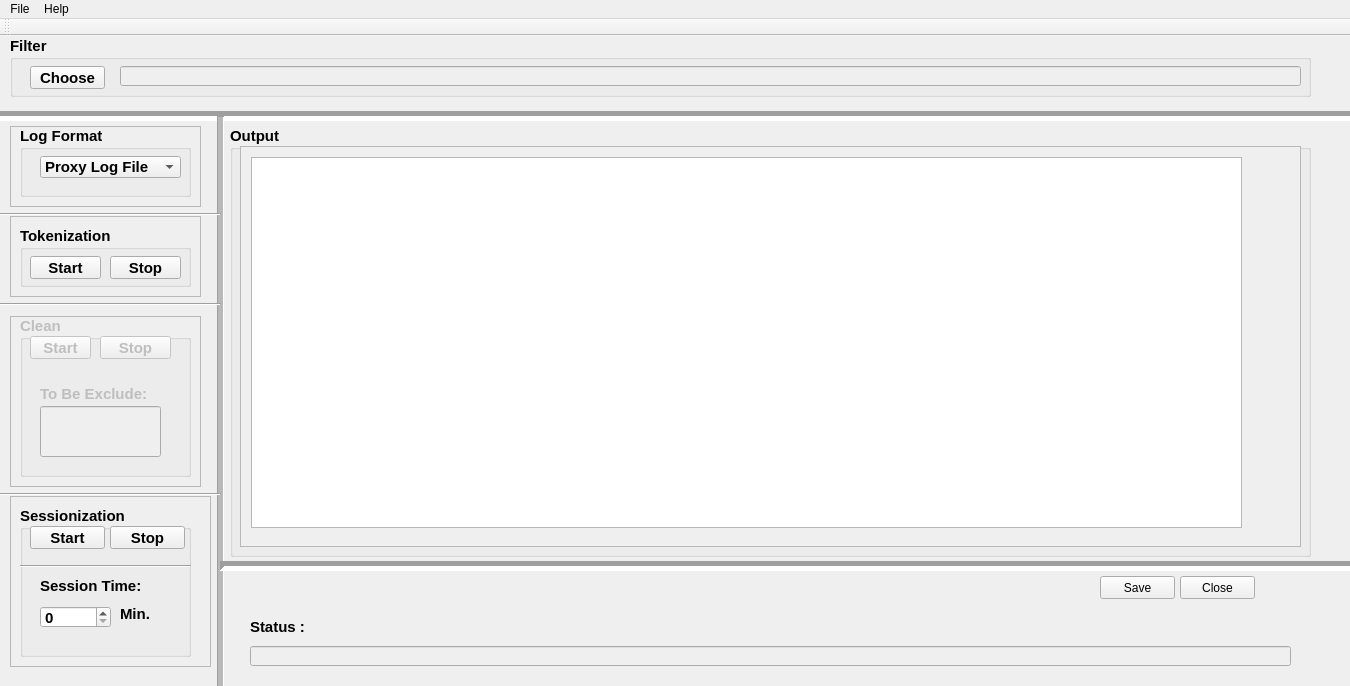
<?xml version="1.0" encoding="UTF-8"?>
<ui version="4.0">
 <class>MainWindow</class>
 <widget class="QMainWindow" name="MainWindow">
  <property name="geometry">
   <rect>
    <x>0</x>
    <y>0</y>
    <width>1350</width>
    <height>686</height>
   </rect>
  </property>
  <property name="minimumSize">
   <size>
    <width>1350</width>
    <height>686</height>
   </size>
  </property>
  <property name="maximumSize">
   <size>
    <width>1350</width>
    <height>686</height>
   </size>
  </property>
  <property name="mouseTracking">
   <bool>false</bool>
  </property>
  <property name="windowTitle">
   <string>YAST</string>
  </property>
  <widget class="QWidget" name="centralwidget">
   <widget class="Line" name="line">
    <property name="geometry">
     <rect>
      <x>-10</x>
      <y>70</y>
      <width>1461</width>
      <height>20</height>
     </rect>
    </property>
    <property name="minimumSize">
     <size>
      <width>751</width>
      <height>0</height>
     </size>
    </property>
    <property name="maximumSize">
     <size>
      <width>16777215</width>
      <height>20</height>
     </size>
    </property>
    <property name="lineWidth">
     <number>5</number>
    </property>
    <property name="orientation">
     <enum>Qt::Horizontal</enum>
    </property>
   </widget>
   <widget class="Line" name="line_2">
    <property name="geometry">
     <rect>
      <x>210</x>
      <y>80</y>
      <width>20</width>
      <height>631</height>
     </rect>
    </property>
    <property name="minimumSize">
     <size>
      <width>20</width>
      <height>0</height>
     </size>
    </property>
    <property name="maximumSize">
     <size>
      <width>16777215</width>
      <height>631</height>
     </size>
    </property>
    <property name="lineWidth">
     <number>1</number>
    </property>
    <property name="midLineWidth">
     <number>5</number>
    </property>
    <property name="orientation">
     <enum>Qt::Vertical</enum>
    </property>
   </widget>
   <widget class="Line" name="line_3">
    <property name="geometry">
     <rect>
      <x>220</x>
      <y>520</y>
      <width>1381</width>
      <height>20</height>
     </rect>
    </property>
    <property name="minimumSize">
     <size>
      <width>781</width>
      <height>0</height>
     </size>
    </property>
    <property name="maximumSize">
     <size>
      <width>16777215</width>
      <height>20</height>
     </size>
    </property>
    <property name="lineWidth">
     <number>5</number>
    </property>
    <property name="orientation">
     <enum>Qt::Horizontal</enum>
    </property>
   </widget>
   <widget class="QGroupBox" name="groupBox">
    <property name="geometry">
     <rect>
      <x>230</x>
      <y>90</y>
      <width>1081</width>
      <height>431</height>
     </rect>
    </property>
    <property name="minimumSize">
     <size>
      <width>501</width>
      <height>0</height>
     </size>
    </property>
    <property name="maximumSize">
     <size>
      <width>16777215</width>
      <height>611</height>
     </size>
    </property>
    <property name="font">
     <font>
      <pointsize>11</pointsize>
      <weight>75</weight>
      <bold>true</bold>
     </font>
    </property>
    <property name="title">
     <string>Output</string>
    </property>
    <property name="flat">
     <bool>false</bool>
    </property>
    <property name="checkable">
     <bool>false</bool>
    </property>
    <widget class="QScrollArea" name="scrollArea">
     <property name="geometry">
      <rect>
       <x>10</x>
       <y>20</y>
       <width>1061</width>
       <height>401</height>
      </rect>
     </property>
     <property name="minimumSize">
      <size>
       <width>481</width>
       <height>0</height>
      </size>
     </property>
     <property name="maximumSize">
      <size>
       <width>16777215</width>
       <height>581</height>
      </size>
     </property>
     <property name="widgetResizable">
      <bool>true</bool>
     </property>
     <widget class="QWidget" name="scrollAreaWidgetContents">
      <property name="geometry">
       <rect>
        <x>0</x>
        <y>0</y>
        <width>1059</width>
        <height>399</height>
       </rect>
      </property>
      <widget class="QTextEdit" name="textEdit">
       <property name="geometry">
        <rect>
         <x>10</x>
         <y>10</y>
         <width>991</width>
         <height>371</height>
        </rect>
       </property>
      </widget>
     </widget>
    </widget>
   </widget>
   <widget class="QGroupBox" name="groupBox_2">
    <property name="geometry">
     <rect>
      <x>10</x>
      <y>0</y>
      <width>1301</width>
      <height>61</height>
     </rect>
    </property>
    <property name="minimumSize">
     <size>
      <width>721</width>
      <height>0</height>
     </size>
    </property>
    <property name="maximumSize">
     <size>
      <width>16777215</width>
      <height>61</height>
     </size>
    </property>
    <property name="font">
     <font>
      <pointsize>11</pointsize>
      <weight>75</weight>
      <bold>true</bold>
     </font>
    </property>
    <property name="title">
     <string>Filter</string>
    </property>
    <widget class="QLineEdit" name="lineEdit">
     <property name="enabled">
      <bool>false</bool>
     </property>
     <property name="geometry">
      <rect>
       <x>110</x>
       <y>30</y>
       <width>1181</width>
       <height>20</height>
      </rect>
     </property>
     <property name="minimumSize">
      <size>
       <width>601</width>
       <height>0</height>
      </size>
     </property>
     <property name="maximumSize">
      <size>
       <width>16777215</width>
       <height>20</height>
      </size>
     </property>
    </widget>
    <widget class="QPushButton" name="B_choose_file">
     <property name="geometry">
      <rect>
       <x>20</x>
       <y>30</y>
       <width>75</width>
       <height>23</height>
      </rect>
     </property>
     <property name="text">
      <string>Choose</string>
     </property>
    </widget>
   </widget>
   <widget class="QFrame" name="frame_3">
    <property name="enabled">
     <bool>true</bool>
    </property>
    <property name="geometry">
     <rect>
      <x>10</x>
      <y>460</y>
      <width>201</width>
      <height>171</height>
     </rect>
    </property>
    <property name="minimumSize">
     <size>
      <width>201</width>
      <height>0</height>
     </size>
    </property>
    <property name="maximumSize">
     <size>
      <width>16777215</width>
      <height>181</height>
     </size>
    </property>
    <property name="frameShape">
     <enum>QFrame::StyledPanel</enum>
    </property>
    <property name="frameShadow">
     <enum>QFrame::Raised</enum>
    </property>
    <widget class="QGroupBox" name="groupBox_5">
     <property name="enabled">
      <bool>true</bool>
     </property>
     <property name="geometry">
      <rect>
       <x>10</x>
       <y>10</y>
       <width>171</width>
       <height>151</height>
      </rect>
     </property>
     <property name="minimumSize">
      <size>
       <width>171</width>
       <height>0</height>
      </size>
     </property>
     <property name="maximumSize">
      <size>
       <width>16777215</width>
       <height>151</height>
      </size>
     </property>
     <property name="font">
      <font>
       <pointsize>11</pointsize>
       <weight>75</weight>
       <bold>true</bold>
      </font>
     </property>
     <property name="title">
      <string>Sessionization</string>
     </property>
     <widget class="QPushButton" name="B_SStop">
      <property name="geometry">
       <rect>
        <x>90</x>
        <y>20</y>
        <width>75</width>
        <height>23</height>
       </rect>
      </property>
      <property name="minimumSize">
       <size>
        <width>75</width>
        <height>0</height>
       </size>
      </property>
      <property name="maximumSize">
       <size>
        <width>16777215</width>
        <height>23</height>
       </size>
      </property>
      <property name="text">
       <string>Stop</string>
      </property>
     </widget>
     <widget class="QPushButton" name="B_SStart">
      <property name="geometry">
       <rect>
        <x>10</x>
        <y>20</y>
        <width>75</width>
        <height>23</height>
       </rect>
      </property>
      <property name="minimumSize">
       <size>
        <width>75</width>
        <height>0</height>
       </size>
      </property>
      <property name="maximumSize">
       <size>
        <width>16777215</width>
        <height>23</height>
       </size>
      </property>
      <property name="text">
       <string>Start</string>
      </property>
     </widget>
     <widget class="Line" name="line_5">
      <property name="geometry">
       <rect>
        <x>0</x>
        <y>50</y>
        <width>171</width>
        <height>20</height>
       </rect>
      </property>
      <property name="minimumSize">
       <size>
        <width>171</width>
        <height>0</height>
       </size>
      </property>
      <property name="maximumSize">
       <size>
        <width>16777215</width>
        <height>20</height>
       </size>
      </property>
      <property name="orientation">
       <enum>Qt::Horizontal</enum>
      </property>
     </widget>
     <widget class="QLabel" name="label_3">
      <property name="geometry">
       <rect>
        <x>20</x>
        <y>70</y>
        <width>111</width>
        <height>20</height>
       </rect>
      </property>
      <property name="text">
       <string>Session Time:</string>
      </property>
     </widget>
     <widget class="QSpinBox" name="spinBox">
      <property name="geometry">
       <rect>
        <x>20</x>
        <y>100</y>
        <width>71</width>
        <height>22</height>
       </rect>
      </property>
      <property name="minimumSize">
       <size>
        <width>71</width>
        <height>0</height>
       </size>
      </property>
      <property name="maximumSize">
       <size>
        <width>16777215</width>
        <height>22</height>
       </size>
      </property>
     </widget>
     <widget class="QLabel" name="label">
      <property name="geometry">
       <rect>
        <x>100</x>
        <y>100</y>
        <width>31</width>
        <height>16</height>
       </rect>
      </property>
      <property name="text">
       <string>Min.</string>
      </property>
     </widget>
    </widget>
   </widget>
   <widget class="QFrame" name="frame_4">
    <property name="geometry">
     <rect>
      <x>10</x>
      <y>90</y>
      <width>191</width>
      <height>81</height>
     </rect>
    </property>
    <property name="minimumSize">
     <size>
      <width>191</width>
      <height>0</height>
     </size>
    </property>
    <property name="maximumSize">
     <size>
      <width>16777215</width>
      <height>101</height>
     </size>
    </property>
    <property name="frameShape">
     <enum>QFrame::StyledPanel</enum>
    </property>
    <property name="frameShadow">
     <enum>QFrame::Raised</enum>
    </property>
    <widget class="QGroupBox" name="groupBox_6">
     <property name="geometry">
      <rect>
       <x>10</x>
       <y>0</y>
       <width>171</width>
       <height>71</height>
      </rect>
     </property>
     <property name="minimumSize">
      <size>
       <width>161</width>
       <height>0</height>
      </size>
     </property>
     <property name="maximumSize">
      <size>
       <width>16777215</width>
       <height>71</height>
      </size>
     </property>
     <property name="font">
      <font>
       <pointsize>11</pointsize>
       <weight>75</weight>
       <bold>true</bold>
      </font>
     </property>
     <property name="title">
      <string>Log Format</string>
     </property>
     <widget class="QComboBox" name="comboBox">
      <property name="geometry">
       <rect>
        <x>20</x>
        <y>30</y>
        <width>141</width>
        <height>22</height>
       </rect>
      </property>
      <property name="minimumSize">
       <size>
        <width>111</width>
        <height>0</height>
       </size>
      </property>
      <property name="maximumSize">
       <size>
        <width>16777215</width>
        <height>22</height>
       </size>
      </property>
      <item>
       <property name="text">
        <string>Proxy Log File</string>
       </property>
      </item>
      <item>
       <property name="text">
        <string>Web Log File</string>
       </property>
      </item>
      <item>
       <property name="text">
        <string>Squid Log File</string>
       </property>
      </item>
     </widget>
    </widget>
   </widget>
   <widget class="QFrame" name="frame">
    <property name="geometry">
     <rect>
      <x>10</x>
      <y>180</y>
      <width>191</width>
      <height>81</height>
     </rect>
    </property>
    <property name="minimumSize">
     <size>
      <width>191</width>
      <height>0</height>
     </size>
    </property>
    <property name="maximumSize">
     <size>
      <width>16777215</width>
      <height>81</height>
     </size>
    </property>
    <property name="frameShape">
     <enum>QFrame::StyledPanel</enum>
    </property>
    <property name="frameShadow">
     <enum>QFrame::Raised</enum>
    </property>
    <widget class="QGroupBox" name="groupBox_3">
     <property name="geometry">
      <rect>
       <x>10</x>
       <y>10</y>
       <width>171</width>
       <height>61</height>
      </rect>
     </property>
     <property name="minimumSize">
      <size>
       <width>161</width>
       <height>0</height>
      </size>
     </property>
     <property name="maximumSize">
      <size>
       <width>16777215</width>
       <height>61</height>
      </size>
     </property>
     <property name="font">
      <font>
       <pointsize>11</pointsize>
       <weight>75</weight>
       <bold>true</bold>
      </font>
     </property>
     <property name="title">
      <string>Tokenization</string>
     </property>
     <widget class="QPushButton" name="B_TStart">
      <property name="geometry">
       <rect>
        <x>10</x>
        <y>30</y>
        <width>71</width>
        <height>23</height>
       </rect>
      </property>
      <property name="minimumSize">
       <size>
        <width>71</width>
        <height>0</height>
       </size>
      </property>
      <property name="maximumSize">
       <size>
        <width>16777215</width>
        <height>23</height>
       </size>
      </property>
      <property name="text">
       <string>Start</string>
      </property>
     </widget>
     <widget class="QPushButton" name="B_TStop">
      <property name="geometry">
       <rect>
        <x>90</x>
        <y>30</y>
        <width>71</width>
        <height>23</height>
       </rect>
      </property>
      <property name="minimumSize">
       <size>
        <width>71</width>
        <height>0</height>
       </size>
      </property>
      <property name="maximumSize">
       <size>
        <width>16777215</width>
        <height>23</height>
       </size>
      </property>
      <property name="text">
       <string>Stop</string>
      </property>
     </widget>
    </widget>
   </widget>
   <widget class="QWidget" name="layoutWidget">
    <property name="geometry">
     <rect>
      <x>0</x>
      <y>0</y>
      <width>2</width>
      <height>2</height>
     </rect>
    </property>
    <property name="minimumSize">
     <size>
      <width>2</width>
      <height>0</height>
     </size>
    </property>
    <property name="maximumSize">
     <size>
      <width>16777215</width>
      <height>2</height>
     </size>
    </property>
    <layout class="QFormLayout" name="formLayout"/>
   </widget>
   <widget class="QWidget" name="layoutWidget">
    <property name="geometry">
     <rect>
      <x>0</x>
      <y>0</y>
      <width>2</width>
      <height>2</height>
     </rect>
    </property>
    <property name="minimumSize">
     <size>
      <width>2</width>
      <height>0</height>
     </size>
    </property>
    <property name="maximumSize">
     <size>
      <width>16777215</width>
      <height>2</height>
     </size>
    </property>
    <layout class="QHBoxLayout" name="horizontalLayout"/>
   </widget>
   <widget class="QFrame" name="frame_2">
    <property name="enabled">
     <bool>false</bool>
    </property>
    <property name="geometry">
     <rect>
      <x>10</x>
      <y>280</y>
      <width>191</width>
      <height>171</height>
     </rect>
    </property>
    <property name="minimumSize">
     <size>
      <width>191</width>
      <height>0</height>
     </size>
    </property>
    <property name="maximumSize">
     <size>
      <width>16777215</width>
      <height>191</height>
     </size>
    </property>
    <property name="frameShape">
     <enum>QFrame::StyledPanel</enum>
    </property>
    <property name="frameShadow">
     <enum>QFrame::Raised</enum>
    </property>
    <widget class="QGroupBox" name="groupBox_4">
     <property name="enabled">
      <bool>false</bool>
     </property>
     <property name="geometry">
      <rect>
       <x>10</x>
       <y>0</y>
       <width>171</width>
       <height>161</height>
      </rect>
     </property>
     <property name="minimumSize">
      <size>
       <width>171</width>
       <height>0</height>
      </size>
     </property>
     <property name="maximumSize">
      <size>
       <width>16777215</width>
       <height>161</height>
      </size>
     </property>
     <property name="font">
      <font>
       <pointsize>11</pointsize>
       <weight>75</weight>
       <bold>true</bold>
      </font>
     </property>
     <property name="title">
      <string>Clean</string>
     </property>
     <widget class="QPushButton" name="B_CStart">
      <property name="enabled">
       <bool>false</bool>
      </property>
      <property name="geometry">
       <rect>
        <x>10</x>
        <y>20</y>
        <width>61</width>
        <height>23</height>
       </rect>
      </property>
      <property name="minimumSize">
       <size>
        <width>61</width>
        <height>0</height>
       </size>
      </property>
      <property name="maximumSize">
       <size>
        <width>16777215</width>
        <height>23</height>
       </size>
      </property>
      <property name="text">
       <string>Start</string>
      </property>
     </widget>
     <widget class="QPushButton" name="B_CStop">
      <property name="enabled">
       <bool>false</bool>
      </property>
      <property name="geometry">
       <rect>
        <x>80</x>
        <y>20</y>
        <width>71</width>
        <height>23</height>
       </rect>
      </property>
      <property name="minimumSize">
       <size>
        <width>61</width>
        <height>0</height>
       </size>
      </property>
      <property name="maximumSize">
       <size>
        <width>16777215</width>
        <height>23</height>
       </size>
      </property>
      <property name="text">
       <string>Stop</string>
      </property>
     </widget>
     <widget class="QLineEdit" name="lineEdit_2">
      <property name="enabled">
       <bool>false</bool>
      </property>
      <property name="geometry">
       <rect>
        <x>20</x>
        <y>90</y>
        <width>121</width>
        <height>51</height>
       </rect>
      </property>
     </widget>
     <widget class="QLabel" name="label_2">
      <property name="geometry">
       <rect>
        <x>20</x>
        <y>70</y>
        <width>111</width>
        <height>16</height>
       </rect>
      </property>
      <property name="text">
       <string>To Be Exclude:</string>
      </property>
     </widget>
    </widget>
   </widget>
   <widget class="Line" name="line_4">
    <property name="geometry">
     <rect>
      <x>0</x>
      <y>170</y>
      <width>221</width>
      <height>16</height>
     </rect>
    </property>
    <property name="minimumSize">
     <size>
      <width>221</width>
      <height>0</height>
     </size>
    </property>
    <property name="maximumSize">
     <size>
      <width>16777215</width>
      <height>16</height>
     </size>
    </property>
    <property name="orientation">
     <enum>Qt::Horizontal</enum>
    </property>
   </widget>
   <widget class="Line" name="line_6">
    <property name="geometry">
     <rect>
      <x>0</x>
      <y>260</y>
      <width>221</width>
      <height>16</height>
     </rect>
    </property>
    <property name="minimumSize">
     <size>
      <width>221</width>
      <height>0</height>
     </size>
    </property>
    <property name="maximumSize">
     <size>
      <width>16777215</width>
      <height>16</height>
     </size>
    </property>
    <property name="orientation">
     <enum>Qt::Horizontal</enum>
    </property>
   </widget>
   <widget class="Line" name="line_7">
    <property name="geometry">
     <rect>
      <x>0</x>
      <y>450</y>
      <width>221</width>
      <height>16</height>
     </rect>
    </property>
    <property name="minimumSize">
     <size>
      <width>221</width>
      <height>0</height>
     </size>
    </property>
    <property name="maximumSize">
     <size>
      <width>16777215</width>
      <height>16</height>
     </size>
    </property>
    <property name="orientation">
     <enum>Qt::Horizontal</enum>
    </property>
   </widget>
   <widget class="QPushButton" name="B_Close">
    <property name="geometry">
     <rect>
      <x>1180</x>
      <y>540</y>
      <width>75</width>
      <height>23</height>
     </rect>
    </property>
    <property name="text">
     <string>Close</string>
    </property>
   </widget>
   <widget class="QPushButton" name="B_Save">
    <property name="geometry">
     <rect>
      <x>1100</x>
      <y>540</y>
      <width>75</width>
      <height>23</height>
     </rect>
    </property>
    <property name="text">
     <string>Save</string>
    </property>
   </widget>
   <widget class="QLabel" name="label_4">
    <property name="geometry">
     <rect>
      <x>250</x>
      <y>580</y>
      <width>71</width>
      <height>21</height>
     </rect>
    </property>
    <property name="font">
     <font>
      <pointsize>11</pointsize>
      <weight>75</weight>
      <bold>true</bold>
     </font>
    </property>
    <property name="text">
     <string>Status :</string>
    </property>
   </widget>
   <widget class="QLineEdit" name="lineEdit_3">
    <property name="enabled">
     <bool>false</bool>
    </property>
    <property name="geometry">
     <rect>
      <x>250</x>
      <y>610</y>
      <width>1041</width>
      <height>20</height>
     </rect>
    </property>
   </widget>
  </widget>
  <widget class="QToolBar" name="toolBar">
   <property name="windowTitle">
    <string>toolBar</string>
   </property>
   <attribute name="toolBarArea">
    <enum>TopToolBarArea</enum>
   </attribute>
   <attribute name="toolBarBreak">
    <bool>false</bool>
   </attribute>
  </widget>
  <widget class="QMenuBar" name="menubar">
   <property name="geometry">
    <rect>
     <x>0</x>
     <y>0</y>
     <width>1350</width>
     <height>21</height>
    </rect>
   </property>
   <widget class="QMenu" name="menuFile">
    <property name="title">
     <string>File</string>
    </property>
    <addaction name="actionNew"/>
    <addaction name="actionOpen"/>
    <addaction name="actionSave"/>
    <addaction name="actionSave_As"/>
    <addaction name="actionExit"/>
   </widget>
   <widget class="QMenu" name="menuHelp">
    <property name="title">
     <string>Help</string>
    </property>
    <addaction name="actionYAST_Help"/>
   </widget>
   <addaction name="menuFile"/>
   <addaction name="menuHelp"/>
  </widget>
  <action name="actionNew">
   <property name="text">
    <string>New</string>
   </property>
  </action>
  <action name="actionOpen">
   <property name="text">
    <string>Open</string>
   </property>
  </action>
  <action name="actionSave">
   <property name="text">
    <string>Save</string>
   </property>
  </action>
  <action name="actionSave_As">
   <property name="text">
    <string>Save As...</string>
   </property>
  </action>
  <action name="actionExit">
   <property name="text">
    <string>Exit</string>
   </property>
  </action>
  <action name="actionYAST_Help">
   <property name="text">
    <string>YAST Help</string>
   </property>
  </action>
 </widget>
 <resources/>
 <connections/>
</ui>
